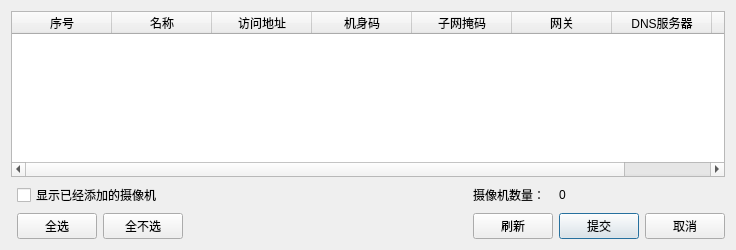
<?xml version="1.0" encoding="UTF-8"?>
<ui version="4.0">
 <class>Dialog</class>
 <widget class="QDialog" name="Dialog">
  <property name="geometry">
   <rect>
    <x>0</x>
    <y>0</y>
    <width>736</width>
    <height>250</height>
   </rect>
  </property>
  <property name="windowTitle">
   <string>Dialog</string>
  </property>
  <layout class="QGridLayout" name="gridLayout">
   <item row="1" column="4">
    <spacer name="horizontalSpacer_2">
     <property name="orientation">
      <enum>Qt::Horizontal</enum>
     </property>
     <property name="sizeHint" stdset="0">
      <size>
       <width>40</width>
       <height>20</height>
      </size>
     </property>
    </spacer>
   </item>
   <item row="1" column="5">
    <spacer name="horizontalSpacer_3">
     <property name="orientation">
      <enum>Qt::Horizontal</enum>
     </property>
     <property name="sizeHint" stdset="0">
      <size>
       <width>40</width>
       <height>20</height>
      </size>
     </property>
    </spacer>
   </item>
   <item row="1" column="1" colspan="2">
    <widget class="QCheckBox" name="checkBox">
     <property name="text">
      <string>显示已经添加的摄像机</string>
     </property>
    </widget>
   </item>
   <item row="2" column="7">
    <widget class="QPushButton" name="pushButton_4">
     <property name="text">
      <string>提交</string>
     </property>
    </widget>
   </item>
   <item row="0" column="0" colspan="9">
    <widget class="QTableWidget" name="tableWidget">
     <property name="editTriggers">
      <set>QAbstractItemView::NoEditTriggers</set>
     </property>
     <property name="selectionMode">
      <enum>QAbstractItemView::SingleSelection</enum>
     </property>
     <property name="selectionBehavior">
      <enum>QAbstractItemView::SelectRows</enum>
     </property>
     <attribute name="horizontalHeaderMinimumSectionSize">
      <number>30</number>
     </attribute>
     <attribute name="horizontalHeaderStretchLastSection">
      <bool>true</bool>
     </attribute>
     <attribute name="verticalHeaderStretchLastSection">
      <bool>false</bool>
     </attribute>
     <column>
      <property name="text">
       <string>序号</string>
      </property>
     </column>
     <column>
      <property name="text">
       <string>名称</string>
      </property>
     </column>
     <column>
      <property name="text">
       <string>访问地址</string>
      </property>
     </column>
     <column>
      <property name="text">
       <string>机身码</string>
      </property>
     </column>
     <column>
      <property name="text">
       <string>子网掩码</string>
      </property>
     </column>
     <column>
      <property name="text">
       <string>网关</string>
      </property>
     </column>
     <column>
      <property name="text">
       <string>DNS服务器</string>
      </property>
     </column>
     <column>
      <property name="text">
       <string>MAC地址</string>
      </property>
     </column>
    </widget>
   </item>
   <item row="2" column="4">
    <spacer name="horizontalSpacer">
     <property name="orientation">
      <enum>Qt::Horizontal</enum>
     </property>
     <property name="sizeHint" stdset="0">
      <size>
       <width>40</width>
       <height>20</height>
      </size>
     </property>
    </spacer>
   </item>
   <item row="1" column="6">
    <widget class="QLabel" name="label">
     <property name="text">
      <string>摄像机数量：</string>
     </property>
    </widget>
   </item>
   <item row="2" column="2">
    <widget class="QPushButton" name="pushButton_2">
     <property name="text">
      <string>全不选</string>
     </property>
    </widget>
   </item>
   <item row="1" column="7">
    <widget class="QLabel" name="label_2">
     <property name="text">
      <string>0</string>
     </property>
    </widget>
   </item>
   <item row="2" column="6">
    <widget class="QPushButton" name="pushButton_3">
     <property name="text">
      <string>刷新</string>
     </property>
    </widget>
   </item>
   <item row="2" column="1">
    <widget class="QPushButton" name="pushButton">
     <property name="text">
      <string>全选</string>
     </property>
    </widget>
   </item>
   <item row="2" column="8">
    <widget class="QPushButton" name="pushButton_5">
     <property name="text">
      <string>取消</string>
     </property>
    </widget>
   </item>
   <item row="1" column="3">
    <spacer name="horizontalSpacer_4">
     <property name="orientation">
      <enum>Qt::Horizontal</enum>
     </property>
     <property name="sizeHint" stdset="0">
      <size>
       <width>40</width>
       <height>20</height>
      </size>
     </property>
    </spacer>
   </item>
  </layout>
 </widget>
 <resources/>
 <connections>
  <connection>
   <sender>pushButton_2</sender>
   <signal>clicked()</signal>
   <receiver>Dialog</receiver>
   <slot>slot_SwitchCheckedNone()</slot>
   <hints>
    <hint type="sourcelabel">
     <x>144</x>
     <y>230</y>
    </hint>
    <hint type="destinationlabel">
     <x>146</x>
     <y>303</y>
    </hint>
   </hints>
  </connection>
  <connection>
   <sender>pushButton</sender>
   <signal>clicked()</signal>
   <receiver>Dialog</receiver>
   <slot>slot_SwitchCheckedAll()</slot>
   <hints>
    <hint type="sourcelabel">
     <x>56</x>
     <y>235</y>
    </hint>
    <hint type="destinationlabel">
     <x>58</x>
     <y>317</y>
    </hint>
   </hints>
  </connection>
  <connection>
   <sender>pushButton_4</sender>
   <signal>clicked()</signal>
   <receiver>Dialog</receiver>
   <slot>accept()</slot>
   <hints>
    <hint type="sourcelabel">
     <x>599</x>
     <y>229</y>
    </hint>
    <hint type="destinationlabel">
     <x>628</x>
     <y>313</y>
    </hint>
   </hints>
  </connection>
  <connection>
   <sender>pushButton_5</sender>
   <signal>clicked()</signal>
   <receiver>Dialog</receiver>
   <slot>reject()</slot>
   <hints>
    <hint type="sourcelabel">
     <x>694</x>
     <y>232</y>
    </hint>
    <hint type="destinationlabel">
     <x>696</x>
     <y>357</y>
    </hint>
   </hints>
  </connection>
 </connections>
 <slots>
  <slot>slot_SwitchCheckedAll()</slot>
  <slot>slot_SwitchCheckedNone()</slot>
 </slots>
</ui>
